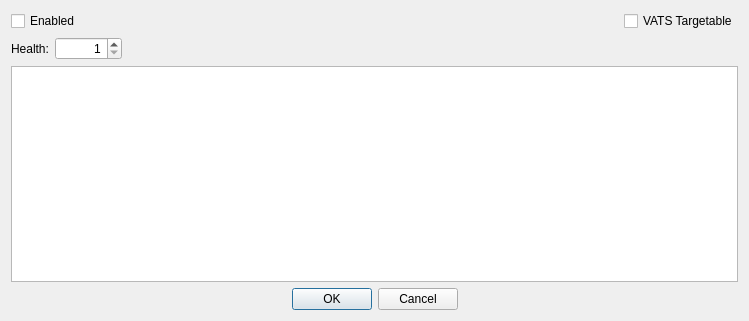
<?xml version="1.0" encoding="UTF-8"?>
<ui version="4.0">
 <class>DKFormDestructionDataDialog</class>
 <widget class="QDialog" name="DKFormDestructionDataDialog">
  <property name="geometry">
   <rect>
    <x>0</x>
    <y>0</y>
    <width>749</width>
    <height>321</height>
   </rect>
  </property>
  <property name="windowTitle">
   <string>Destructible Object Data</string>
  </property>
  <layout class="QGridLayout" name="gridLayout">
   <item row="0" column="2">
    <widget class="QCheckBox" name="flagVATSTargetable">
     <property name="text">
      <string>VATS Targetable</string>
     </property>
    </widget>
   </item>
   <item row="3" column="0" colspan="3">
    <layout class="QHBoxLayout" name="buttonsLayout">
     <item>
      <spacer name="horizontalSpacer">
       <property name="orientation">
        <enum>Qt::Horizontal</enum>
       </property>
       <property name="sizeHint" stdset="0">
        <size>
         <width>40</width>
         <height>20</height>
        </size>
       </property>
      </spacer>
     </item>
     <item>
      <widget class="QPushButton" name="buttonOK">
       <property name="text">
        <string>OK</string>
       </property>
      </widget>
     </item>
     <item>
      <widget class="QPushButton" name="buttonCancel">
       <property name="text">
        <string>Cancel</string>
       </property>
      </widget>
     </item>
     <item>
      <spacer name="horizontalSpacer_2">
       <property name="orientation">
        <enum>Qt::Horizontal</enum>
       </property>
       <property name="sizeHint" stdset="0">
        <size>
         <width>40</width>
         <height>20</height>
        </size>
       </property>
      </spacer>
     </item>
    </layout>
   </item>
   <item row="1" column="0">
    <layout class="QHBoxLayout" name="horizontalLayout">
     <item>
      <widget class="QLabel" name="label">
       <property name="text">
        <string>Health:</string>
       </property>
       <property name="buddy">
        <cstring>health</cstring>
       </property>
      </widget>
     </item>
     <item>
      <widget class="QSpinBox" name="health">
       <property name="alignment">
        <set>Qt::AlignRight|Qt::AlignTrailing|Qt::AlignVCenter</set>
       </property>
       <property name="minimum">
        <number>1</number>
       </property>
       <property name="maximum">
        <number>99999999</number>
       </property>
      </widget>
     </item>
    </layout>
   </item>
   <item row="2" column="0" colspan="3">
    <widget class="QTableView" name="stages"/>
   </item>
   <item row="0" column="0">
    <widget class="QCheckBox" name="enabled">
     <property name="text">
      <string>Enabled</string>
     </property>
    </widget>
   </item>
   <item row="0" column="1">
    <spacer name="horizontalSpacer_3">
     <property name="orientation">
      <enum>Qt::Horizontal</enum>
     </property>
     <property name="sizeHint" stdset="0">
      <size>
       <width>40</width>
       <height>20</height>
      </size>
     </property>
    </spacer>
   </item>
  </layout>
 </widget>
 <tabstops>
  <tabstop>enabled</tabstop>
  <tabstop>flagVATSTargetable</tabstop>
  <tabstop>health</tabstop>
  <tabstop>stages</tabstop>
  <tabstop>buttonOK</tabstop>
  <tabstop>buttonCancel</tabstop>
 </tabstops>
 <resources/>
 <connections/>
</ui>
